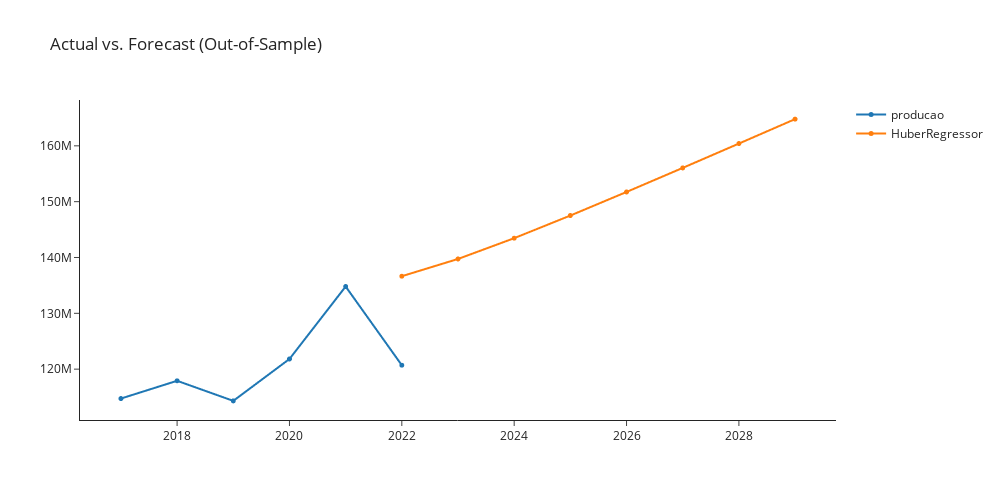
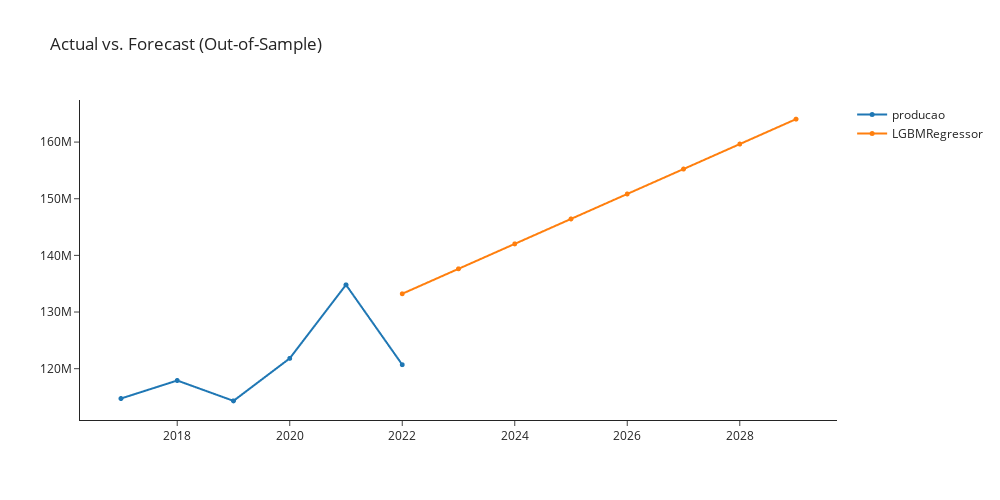
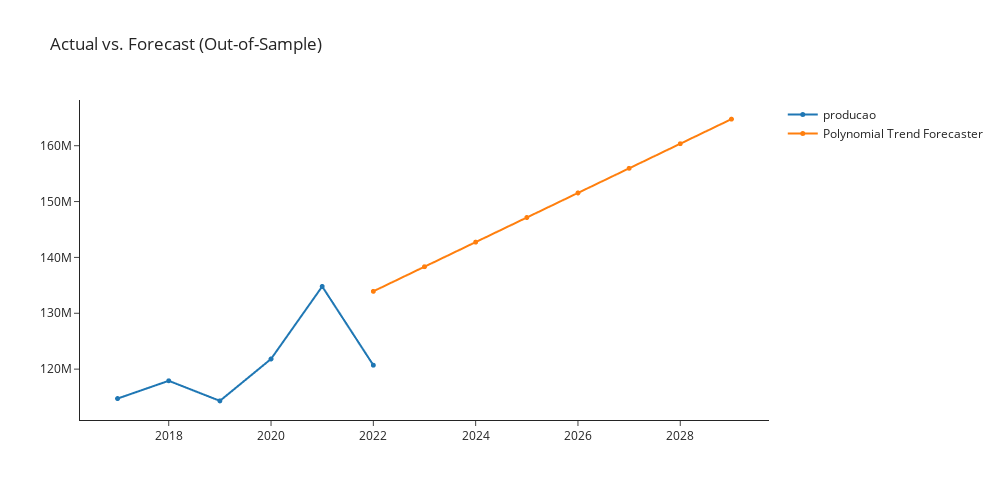

The cell these charts' notebook holds for them, in order:
### Markdown cell above
## ALL GRAPHS

### Code cell
exp.plot_model(estimator = theta, plot = 'forecast', 
               data_kwargs = {'fh' : 8},
               fig_kwargs = {"height":500,"width":1000,"template": "simple_white","hoverinfo":"none","big_data_threshold":10})
exp.plot_model(estimator = ada_cds_dt, plot = 'forecast', 
               data_kwargs = {'fh' : 8},
               fig_kwargs = {"height":500,"width":1000,"template": "simple_white","hoverinfo":"none","big_data_threshold":10})
exp.plot_model(estimator = exp_smooth, plot = 'forecast', 
               data_kwargs = {'fh' : 8},
               fig_kwargs = {"height":500,"width":1000,"template": "simple_white","hoverinfo":"none","big_data_threshold":10})
exp.plot_model(estimator = ets, plot = 'forecast', 
               data_kwargs = {'fh' : 8},
               fig_kwargs = {"height":500,"width":1000,"template": "simple_white","hoverinfo":"none","big_data_threshold":10})

### Figure 1 — Plotly figure (JSON) as saved in the notebook; plotly's stock layout.template omitted (floating-point values rounded to 4 significant figures)
{"data": [{"hoverinfo": "none", "line": {"width": 2}, "marker": {"size": 5}, "mode": "lines+markers", "name": "producao", "type": "scattergl", "x": [2017, 2018, 2019, 2020, 2021, 2022, 2023, 2024, 2025, 2026, 2027, 2028, 2029], "xaxis": "x", "y": [114732101, 117912450, 114316829, 121820949, 134799179, 120701031, null, null, null, null, null, null, null], "yaxis": "y"}, {"hoverinfo": "none", "line": {"width": 2}, "marker": {"size": 5}, "mode": "lines+markers", "name": "HuberRegressor", "type": "scattergl", "x": [2017, 2018, 2019, 2020, 2021, 2022, 2023, 2024, 2025, 2026, 2027, 2028, 2029], "xaxis": "x", "y": [null, null, null, null, null, 136600000.0, 139700000.0, 143500000.0, 147500000.0, 151700000.0, 156000000.0, 160400000.0, 164800000.0], "yaxis": "y"}], "layout": {"autosize": false, "height": 500, "showlegend": true, "title": {"text": "Actual vs. Forecast (Out-of-Sample)"}, "width": 1000, "xaxis": {"anchor": "y", "domain": [0, 1]}, "yaxis": {"anchor": "x", "domain": [0, 1]}}}

### Figure 2 — Plotly figure (JSON) as saved in the notebook; plotly's stock layout.template omitted (floating-point values rounded to 4 significant figures)
{"data": [{"hoverinfo": "none", "line": {"width": 2}, "marker": {"size": 5}, "mode": "lines+markers", "name": "producao", "type": "scattergl", "x": [2017, 2018, 2019, 2020, 2021, 2022, 2023, 2024, 2025, 2026, 2027, 2028, 2029], "xaxis": "x", "y": [114732101, 117912450, 114316829, 121820949, 134799179, 120701031, null, null, null, null, null, null, null], "yaxis": "y"}, {"hoverinfo": "none", "line": {"width": 2}, "marker": {"size": 5}, "mode": "lines+markers", "name": "LGBMRegressor", "type": "scattergl", "x": [2017, 2018, 2019, 2020, 2021, 2022, 2023, 2024, 2025, 2026, 2027, 2028, 2029], "xaxis": "x", "y": [null, null, null, null, null, 133200000.0, 137600000.0, 142000000.0, 146400000.0, 150800000.0, 155200000.0, 159600000.0, 164100000.0], "yaxis": "y"}], "layout": {"autosize": false, "height": 500, "showlegend": true, "title": {"text": "Actual vs. Forecast (Out-of-Sample)"}, "width": 1000, "xaxis": {"anchor": "y", "domain": [0, 1]}, "yaxis": {"anchor": "x", "domain": [0, 1]}}}

### Figure 3 — Plotly figure (JSON) as saved in the notebook; plotly's stock layout.template omitted (floating-point values rounded to 4 significant figures)
{"data": [{"hoverinfo": "none", "line": {"width": 2}, "marker": {"size": 5}, "mode": "lines+markers", "name": "producao", "type": "scattergl", "x": [2017, 2018, 2019, 2020, 2021, 2022, 2023, 2024, 2025, 2026, 2027, 2028, 2029], "xaxis": "x", "y": [114732101, 117912450, 114316829, 121820949, 134799179, 120701031, null, null, null, null, null, null, null], "yaxis": "y"}, {"hoverinfo": "none", "line": {"width": 2}, "marker": {"size": 5}, "mode": "lines+markers", "name": "Polynomial Trend Forecaster", "type": "scattergl", "x": [2017, 2018, 2019, 2020, 2021, 2022, 2023, 2024, 2025, 2026, 2027, 2028, 2029], "xaxis": "x", "y": [null, null, null, null, null, 133900000.0, 138300000.0, 142700000.0, 147100000.0, 151500000.0, 156000000.0, 160400000.0, 164800000.0], "yaxis": "y"}], "layout": {"autosize": false, "height": 500, "showlegend": true, "title": {"text": "Actual vs. Forecast (Out-of-Sample)"}, "width": 1000, "xaxis": {"anchor": "y", "domain": [0, 1]}, "yaxis": {"anchor": "x", "domain": [0, 1]}}}
